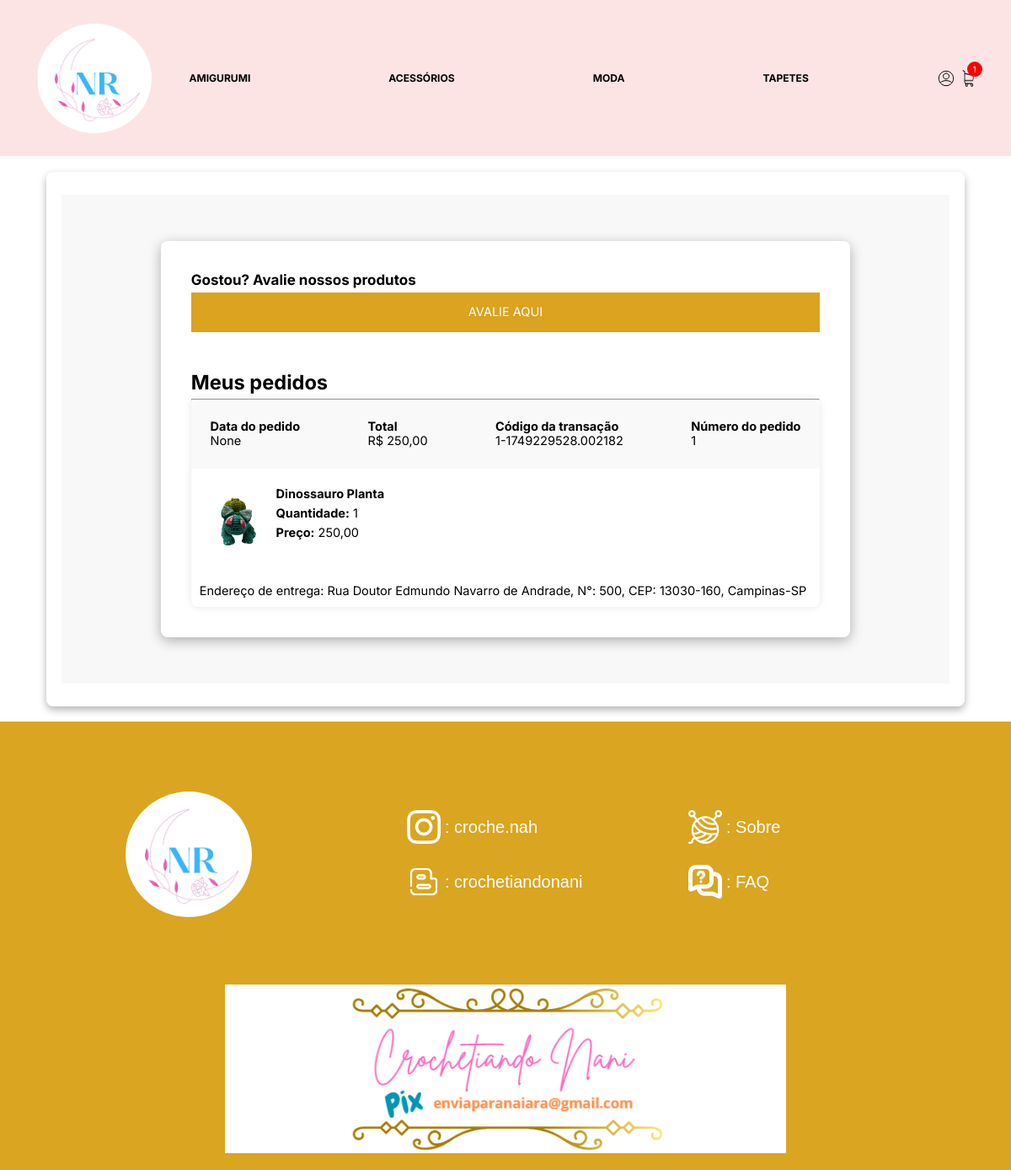
Screenshot of /meus_pedidos/ (signed in) with the database file from the repository.
### loja/models.py (models this page shows, shortened)
class Categoria(models.Model):
    nome = models.CharField(max_length=200, null=True, blank=True)
    slug = models.CharField(max_length=200, null=True, blank=True)

class Pedido(models.Model):
    cliente = models.ForeignKey(Cliente, null=True, blank=True, on_delete=models.SET_NULL)
    finalizado = models.BooleanField(default=False)
    codigo_transacao = models.CharField(max_length=200, null=True, blank=True)
    endereco = models.ForeignKey(Endereco, null=True, blank=True, on_delete=models.SET_NULL)
    data_finalizacao = models.DateTimeField(null=True, blank=True)
    @property
    def preco_total(self):
        itens_pedido = ItensPedido.objects.filter(pedido=self.id)
        preco = sum([item.preco_total for item in itens_pedido])
        return preco
    @property
    def itens(self):
        itens_pedido = ItensPedido.objects.filter(pedido_id=self.id)
        return itens_pedido

class ItensPedido(models.Model):
    item_estoque = models.ForeignKey(ItemEstoque, null=True, blank=True, on_delete=models.SET_NULL)
    quantidade = models.IntegerField(default=0)
    pedido = models.ForeignKey(Pedido, null=True, blank=True, on_delete=models.SET_NULL)
    @property
    def preco_total(self):
        return self.quantidade * self.item_estoque.produto.preco

class ItemEstoque(models.Model):
    produto = models.ForeignKey(Produto, null=True, blank=True, on_delete=models.SET_NULL)
    quantidade = models.IntegerField(default=0)

class Produto(models.Model):
    imagem = models.ImageField(null=True, blank=True)
    nome = models.CharField(max_length=200, null=True, blank=True)
    preco = models.DecimalField(max_digits=10, decimal_places=2)
    ativo = models.BooleanField(default=True)
    categoria = models.ForeignKey(Categoria, null=True, blank=True, on_delete=models.SET_NULL)
    tipo = models.ForeignKey(Tipo, null=True, blank=True, on_delete=models.SET_NULL)
    peso = models.DecimalField(max_digits=5, decimal_places=2, default=3)
    comprimento = models.DecimalField(max_digits=5, decimal_places=2, default=20)
    altura = models.DecimalField(max_digits=5, decimal_places=2, default=20)
    largura = models.DecimalField(max_digits=5, decimal_places=2, default=20)

class Endereco(models.Model):
    rua = models.CharField(max_length=400, null=True, blank=True)
    numero = models.CharField(max_length=200, null=True, blank=True, default="S/N")
    complemento = models.CharField(max_length=200, null=True, blank=True)
    cep = models.CharField(max_length=200, null=True, blank=True)
    cidade = models.CharField(max_length=200, null=True, blank=True)
    estado = models.CharField(max_length=200, null=True, blank=True)
    cliente = models.ForeignKey(Cliente, null=True, blank=True, on_delete=models.SET_NULL)

### loja/views.py (the view)
# urls.py: path('meus_pedidos/', meus_pedidos, name="meus_pedidos"),
@login_required
def meus_pedidos(request):
    cliente = request.user.cliente
    pedidos = Pedido.objects.filter(finalizado=True, cliente=cliente).order_by("-data_finalizacao")
    context = {"pedidos": pedidos}
    return render(request, "usuario/meus_pedidos.html", context)

### loja/novos_context.py (called while the page is built)
def categoria_tipos(request):
    categorias_navegacao = Categoria.objects.all()
    tipos_navegacao = Tipo.objects.all()
    return {
        'categorias_navegacao': categorias_navegacao,
        'tipos_navegacao': tipos_navegacao
    }

def faz_parte_equipe(request):
    equipe = False
    if request.user.is_authenticated:
        equipe = request.user.groups.filter(name="equipe").exists()
    return {"equipe": equipe}

### loja/templates/usuario/meus_pedidos.html (shortened to what this page needs)
{% extends 'base.html' %}
{% load static %}
{% block body %}
<main class="principal">
  <section class="conta">
      <div class="conta__container">
        <div class="checkout__titulos">
          {% if not pedidos %}
          <h2 class="checkout__titulo">Meus pedidos</h2>
          <br>
          <br>
          <p>Você ainda não tem nenhum pedido</p>
          <p></p>
        </div>
      </div>
  </section>
</main>
          {% else %}
          <h3>Gostou? Avalie nossos produtos</h3>
          <a href="{% url 'avaliacao' %}" class="subtotal__botao">Avalie aqui</a>
              <br>
          <h2 class="checkout__titulo">Meus pedidos</h2>
        {% for pedido in pedidos %}
        <div class="pedido">
            <hr>
          <div class="pedido__cabecalho">
            <div>
              <p><b>Data do pedido</b></p>
              <p>{{ pedido.data_finalizacao }}</p>
            </div>
            <div>
              <p><b>Total</b></p>
              <p>R$ {{ pedido.preco_total }}</p>
            </div>
            <div>
              <p><b>Código da transação</b></p>
              <p>{{ pedido.codigo_transacao }}</p>
            </div>
            <div>
                <p><b>Número do pedido</b></p>
                <p>{{ pedido.id }}</p>
              </div>
          </div>
          <div class="pedido__corpo">
            {% for item in pedido.itens %}
            <div class="tabela__imagem">
              <img
                src="{{ item.item_estoque.produto.imagem.url }}"
                alt="{{ item.item_estoque.produto.nome }}"
              />
            </div>
            <div class="tabela__produto-textos">
              <p><b>{{ item.item_estoque.produto.nome }}</b></p>
              <p><b>Quantidade:</b> {{ item.quantidade }}</p>
              <p><b>Preço:</b> {{ item.preco_total }}</p>
            </div>
            {% endfor %}
          </div>
          <p style="margin: 10px">Endereço de entrega: {{ pedido.endereco.rua }}, N°: {{ pedido.endereco.numero }}, CEP: {{ pedido.endereco.cep }}, {{ pedido.endereco.cidade }}-{{ pedido.endereco.estado }}</p>
        </div>
        {% endfor %}
      </div>
    </section>
  </main>
          {% endif %}
{% endblock %}

### loja/templates/navbar.html (shortened to what this page needs)
{% load static %}
<header class="cabecalho" style="background-color: #fce4e4f6;">
    <div class="cabecalho__container">
      <a href="{% url 'homepage' %}">
        <img
        src="{% static 'images/logo.png' %}" width="auto" height="130" style="border-radius: 50%;"
          alt="Logo Crochetiando"
          class="cabecalho__logo"
        />
      </a>
      <nav class="cabecalho__navegacao">
        <ul class="cabecalho__lista">
        {% for categoria in categorias_navegacao %}
          <li class="cabecalho__item-lista">
            <a
              class="cabecalho__link"
              href="{% url 'loja' %}{{ categoria.slug }}"
              >{{ categoria.nome }}</a
            >
          </li>
        {% endfor %}
        </ul>
    </nav>
    </div>
   <div class="cabecalho__icones">
      <div class="cabecalho__icone-login">
        {% if request.user.is_authenticated %}
        <a class="cabecalho__link-icone cabecalho__link-icone--logado" href="javascript: void(0)">
        {% else %}
        <a class="cabecalho__link-icone" href="{% url 'fazer_login' %}">
        {% endif %}
        </a>
      </div>
      <div class="cabecalho__icone-carrinho">
        <a class="cabecalho__link-icone" href="{% url 'carrinho' %}">
            <img src="{% static 'images/carrinho-de-compras (1).png' %}" alt="Carrinho" class="cabecalho__icone cabecalho__icone--menor">
        </a>
        <div class="cabecalho__itens cabecalho__itens--visivel">{{ quantidade_produtos_carrinho }}</div>
    </div>
    </div>
  </header>

### static/css/style.comp.css (style rules this page uses)
.checkout__botao, .subtotal__botao, .s-produto__adicicionar { margin-top: 1.28rem; width: 100%; background-color: #daa320; border-radius: 8px; color: #fff; font-size: inherit; text-transform: uppercase; border: none; padding: 1.6rem 0; cursor: pointer; transition: background-color ease-in 0.15s; text-decoration: none; text-align: center; }
* { margin: 0; padding: 0; box-sizing: border-box; }
html { font-size: 62.5%; }
@media (max-width: 80em) { html { font-size: 56.75%; } }
body { font-family: Inter, sans-serif; font-size: 1.6rem; line-height: 1.2; color: #000; background-color: #ffffff; }
img { width: 100%; max-width: 100%; display: block; }
.principal { display: flex; flex-flow: column nowrap; align-items: stretch; justify-content: start; gap: 2.5rem; background-color: #ffffff; border-radius: 8px; box-shadow: 0 4px 10px rgba(0, 0, 0, 0.300); padding: 3rem 2rem; margin: 2rem auto; max-width: 120rem; width: 95%; }
.cabecalho { position: sticky; top: 10; display: flex; flex-flow: row nowrap; align-items: center; justify-content: space-between; gap: 1.6rem; padding: 0 4.88rem; background-color: #fff; z-index: 999; }
.cabecalho__container { display: flex; flex-flow: row nowrap; align-items: center; justify-content: start; gap: 3.66vw; width: 100%; }
.cabecalho__logo { min-width: 15rem; width: 15rem; margin-bottom: 2px; }
@media (max-width: 150.375em) { .cabecalho__logo { margin: 3.05rem 0; } }
.cabecalho__navegacao { display: flex; flex-flow: row nowrap; align-items: stretch; justify-content: start; gap: 4.88rem; width: 100%; max-width: 81rem; }
.cabecalho__lista { list-style: none; width: 100%; display: flex; flex-flow: row nowrap; align-items: stretch; justify-content: space-between; gap: 1.6rem; }
.cabecalho__link { font-size: 1.33rem; text-transform: uppercase; text-decoration: none; color: inherit; font-weight: 700; line-height: 1; border-bottom: solid 2px transparent; }
.cabecalho__link-icone { display: flex; flex-flow: row nowrap; align-items: center; justify-content: center; gap: 0; text-decoration: none; color: inherit; transition: transform ease 200ms; }
.cabecalho__link-icone--logado .cabecalho__icone { display: none; }
.cabecalho__link-icone--logado .cabecalho__icone--logado { display: block; }
.cabecalho__item-lista { position: relative; padding: 3.12rem 0; }
.cabecalho__icones { display: flex; flex-flow: row nowrap; align-items: center; justify-content: start; gap: 1.02rem; }
.cabecalho__icone { color: inherit; fill: currentColor; width: 2rem; height: 2rem; }
@media (max-width: 80em) { .cabecalho__icone { width: 2.2rem; height: 2.2rem; } }
.cabecalho__icone--menor { width: 1.6rem; }
@media (max-width: 80em) { .cabecalho__icone--menor { width: 1.78rem; } }
.cabecalho__icone--logado { display: none; fill: transparent; stroke: currentColor; }
.cabecalho__icone-carrinho { position: relative; }
.cabecalho__itens { display: flex; flex-flow: row nowrap; align-items: center; justify-content: center; gap: 0; display: none; position: absolute; top: 0; right: 0; transform: translate(55%, -55%); border-radius: 50%; width: 2rem; height: 2rem; background-color: #ff0000; font-size: 1.11rem; color: #fff; }
.cabecalho__itens--visivel { display: flex; }
.cabecalho__icone-login { position: relative; }
.tabela__imagem { max-width: 7rem; }
.tabela__produto-textos { display: flex; flex-flow: column nowrap; align-items: stretch; justify-content: start; gap: 0.6rem; }
.subtotal__botao { border-radius: 0; margin-top: 0; }
.checkout__titulos { display: flex; flex-flow: column nowrap; align-items: start; justify-content: start; gap: 0.6rem; }
.checkout__titulo { font-size: 2.60rem; }
.conta { padding: 6.1rem 3.12rem; background-color: #f8f8f8; }
.conta__container { background-color: #ffffff; padding: 3.9rem; border-radius: 8px; box-shadow: 0 4px 15px rgba(0, 0, 0, 0.300); max-width: 90rem; margin: 0 auto; }
.pedido { border-radius: 8px; box-shadow: 0 0 1rem 0 rgba(0, 0, 0, 0.1); width: 100%; }
.pedido__cabecalho { display: flex; flex-flow: row nowrap; align-items: stretch; justify-content: space-between; gap: 0.6rem; background-color: #f9f9f9; padding: 2.5rem; border-top-right-radius: 8px; border-top-left-radius: 8px; }
.pedido__corpo { display: flex; flex-flow: row nowrap; align-items: stretch; justify-content: start; gap: 1.6rem; padding: 2.5rem; border-bottom-right-radius: 8px; border-bottom-left-radius: 8px; }
.pedido__corpo .tabela__imagem { border-radius: 4px; overflow: hidden; }

### rows the page displays
Categoria: nome "AMIGURUMI"
Categoria: nome "ACESSÓRIOS"
Categoria: nome "MODA"
Categoria: nome "TAPETES"
Pedido: data_finalizacao "None", preco_total "250,00", codigo_transacao "1-1749229528.002182", id "1", endereco.rua "Rua Doutor Edmundo Navarro de Andrade", endereco.numero "500", endereco.cep "13030-160", endereco.cidade "Campinas", endereco.estado "SP"
ItensPedido: item_estoque.produto.imagem (picture), item_estoque.produto.nome "Dinossauro Planta", quantidade "1", preco_total "250,00"

### other values shown
{{ quantidade_produtos_carrinho }} "1"
